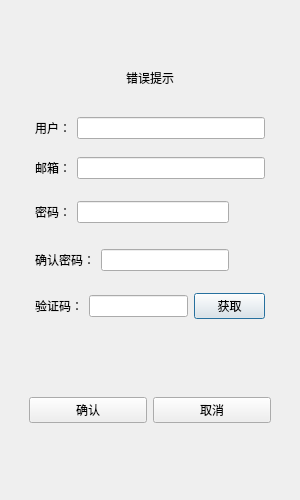
<?xml version="1.0" encoding="UTF-8"?>
<ui version="4.0">
 <class>RegisterDialog</class>
 <widget class="QDialog" name="RegisterDialog">
  <property name="geometry">
   <rect>
    <x>0</x>
    <y>0</y>
    <width>300</width>
    <height>500</height>
   </rect>
  </property>
  <property name="windowTitle">
   <string>Dialog</string>
  </property>
  <layout class="QHBoxLayout" name="horizontalLayout">
   <item>
    <widget class="QStackedWidget" name="stackedWidget">
     <property name="currentIndex">
      <number>0</number>
     </property>
     <widget class="QWidget" name="page">
      <layout class="QVBoxLayout" name="verticalLayout">
       <item>
        <widget class="QWidget" name="widget_2" native="true">
         <layout class="QVBoxLayout" name="verticalLayout_2">
          <item>
           <spacer name="verticalSpacer">
            <property name="orientation">
             <enum>Qt::Vertical</enum>
            </property>
            <property name="sizeHint" stdset="0">
             <size>
              <width>20</width>
              <height>40</height>
             </size>
            </property>
           </spacer>
          </item>
          <item>
           <widget class="QLabel" name="error_tip">
            <property name="text">
             <string>&lt;html&gt;&lt;head/&gt;&lt;body&gt;&lt;p&gt;错误提示&lt;/p&gt;&lt;/body&gt;&lt;/html&gt;</string>
            </property>
            <property name="scaledContents">
             <bool>false</bool>
            </property>
            <property name="alignment">
             <set>Qt::AlignCenter</set>
            </property>
           </widget>
          </item>
         </layout>
        </widget>
       </item>
       <item>
        <widget class="QWidget" name="widget" native="true">
         <layout class="QVBoxLayout" name="verticalLayout_3">
          <item>
           <layout class="QHBoxLayout" name="horizontalLayout_3">
            <property name="leftMargin">
             <number>6</number>
            </property>
            <property name="topMargin">
             <number>6</number>
            </property>
            <property name="rightMargin">
             <number>6</number>
            </property>
            <property name="bottomMargin">
             <number>6</number>
            </property>
            <item>
             <widget class="QLabel" name="label_2">
              <property name="text">
               <string>用户：</string>
              </property>
             </widget>
            </item>
            <item>
             <widget class="QLineEdit" name="userlineEdit"/>
            </item>
           </layout>
          </item>
          <item>
           <layout class="QHBoxLayout" name="horizontalLayout_4">
            <property name="leftMargin">
             <number>6</number>
            </property>
            <property name="topMargin">
             <number>6</number>
            </property>
            <property name="rightMargin">
             <number>6</number>
            </property>
            <property name="bottomMargin">
             <number>6</number>
            </property>
            <item>
             <widget class="QLabel" name="label_4">
              <property name="text">
               <string>邮箱：</string>
              </property>
             </widget>
            </item>
            <item>
             <widget class="QLineEdit" name="emaillineEdit"/>
            </item>
           </layout>
          </item>
          <item>
           <layout class="QHBoxLayout" name="horizontalLayout_7">
            <property name="leftMargin">
             <number>6</number>
            </property>
            <property name="topMargin">
             <number>6</number>
            </property>
            <property name="rightMargin">
             <number>6</number>
            </property>
            <property name="bottomMargin">
             <number>6</number>
            </property>
            <item>
             <widget class="QLabel" name="label_3">
              <property name="text">
               <string>密码：</string>
              </property>
             </widget>
            </item>
            <item>
             <widget class="QLineEdit" name="passwordlineEdit"/>
            </item>
            <item>
             <widget class="ClickedLabel" name="pass_visible">
              <property name="minimumSize">
               <size>
                <width>30</width>
                <height>30</height>
               </size>
              </property>
              <property name="maximumSize">
               <size>
                <width>30</width>
                <height>30</height>
               </size>
              </property>
              <property name="text">
               <string/>
              </property>
             </widget>
            </item>
           </layout>
          </item>
          <item>
           <layout class="QHBoxLayout" name="horizontalLayout_8">
            <property name="leftMargin">
             <number>6</number>
            </property>
            <property name="topMargin">
             <number>6</number>
            </property>
            <property name="rightMargin">
             <number>6</number>
            </property>
            <property name="bottomMargin">
             <number>6</number>
            </property>
            <item>
             <widget class="QLabel" name="label">
              <property name="text">
               <string>确认密码：</string>
              </property>
             </widget>
            </item>
            <item>
             <widget class="QLineEdit" name="confirepasslineEdit"/>
            </item>
            <item>
             <widget class="ClickedLabel" name="confirm_visible">
              <property name="minimumSize">
               <size>
                <width>30</width>
                <height>30</height>
               </size>
              </property>
              <property name="maximumSize">
               <size>
                <width>30</width>
                <height>30</height>
               </size>
              </property>
              <property name="text">
               <string/>
              </property>
             </widget>
            </item>
           </layout>
          </item>
          <item>
           <layout class="QHBoxLayout" name="horizontalLayout_9">
            <property name="leftMargin">
             <number>6</number>
            </property>
            <property name="topMargin">
             <number>6</number>
            </property>
            <property name="rightMargin">
             <number>6</number>
            </property>
            <property name="bottomMargin">
             <number>6</number>
            </property>
            <item>
             <widget class="QLabel" name="label_5">
              <property name="text">
               <string>验证码：</string>
              </property>
             </widget>
            </item>
            <item>
             <widget class="QLineEdit" name="yanzhenmalineEdit"/>
            </item>
            <item>
             <widget class="Timerbtn" name="huoqubtn">
              <property name="minimumSize">
               <size>
                <width>60</width>
                <height>0</height>
               </size>
              </property>
              <property name="text">
               <string>获取</string>
              </property>
              <property name="iconSize">
               <size>
                <width>20</width>
                <height>20</height>
               </size>
              </property>
             </widget>
            </item>
           </layout>
          </item>
         </layout>
        </widget>
       </item>
       <item>
        <spacer name="verticalSpacer_3">
         <property name="orientation">
          <enum>Qt::Vertical</enum>
         </property>
         <property name="sizeHint" stdset="0">
          <size>
           <width>20</width>
           <height>40</height>
          </size>
         </property>
        </spacer>
       </item>
       <item>
        <widget class="QWidget" name="widget_3" native="true">
         <layout class="QHBoxLayout" name="horizontalLayout_2">
          <item>
           <widget class="QPushButton" name="okbtn">
            <property name="text">
             <string>确认</string>
            </property>
           </widget>
          </item>
          <item>
           <widget class="QPushButton" name="cancelbtn">
            <property name="text">
             <string>取消</string>
            </property>
           </widget>
          </item>
         </layout>
        </widget>
       </item>
       <item>
        <spacer name="verticalSpacer_2">
         <property name="orientation">
          <enum>Qt::Vertical</enum>
         </property>
         <property name="sizeHint" stdset="0">
          <size>
           <width>20</width>
           <height>40</height>
          </size>
         </property>
        </spacer>
       </item>
      </layout>
     </widget>
     <widget class="QWidget" name="page_2">
      <layout class="QVBoxLayout" name="verticalLayout_4">
       <item>
        <widget class="QWidget" name="widget_4" native="true">
         <layout class="QHBoxLayout" name="horizontalLayout_5">
          <item>
           <widget class="QLabel" name="tip_backlogin">
            <property name="alignment">
             <set>Qt::AlignCenter</set>
            </property>
           </widget>
          </item>
         </layout>
        </widget>
       </item>
       <item>
        <widget class="QWidget" name="widget_5" native="true">
         <layout class="QHBoxLayout" name="horizontalLayout_6">
          <item>
           <spacer name="horizontalSpacer">
            <property name="orientation">
             <enum>Qt::Horizontal</enum>
            </property>
            <property name="sizeHint" stdset="0">
             <size>
              <width>40</width>
              <height>20</height>
             </size>
            </property>
           </spacer>
          </item>
          <item>
           <widget class="QPushButton" name="backbtn">
            <property name="text">
             <string>返回</string>
            </property>
           </widget>
          </item>
          <item>
           <spacer name="horizontalSpacer_2">
            <property name="orientation">
             <enum>Qt::Horizontal</enum>
            </property>
            <property name="sizeHint" stdset="0">
             <size>
              <width>40</width>
              <height>20</height>
             </size>
            </property>
           </spacer>
          </item>
         </layout>
        </widget>
       </item>
      </layout>
     </widget>
    </widget>
   </item>
  </layout>
 </widget>
 <customwidgets>
  <customwidget>
   <class>Timerbtn</class>
   <extends>QPushButton</extends>
   <header>timerbtn.h</header>
  </customwidget>
  <customwidget>
   <class>ClickedLabel</class>
   <extends>QLabel</extends>
   <header>clickedlabel.h</header>
  </customwidget>
 </customwidgets>
 <resources/>
 <connections/>
</ui>
